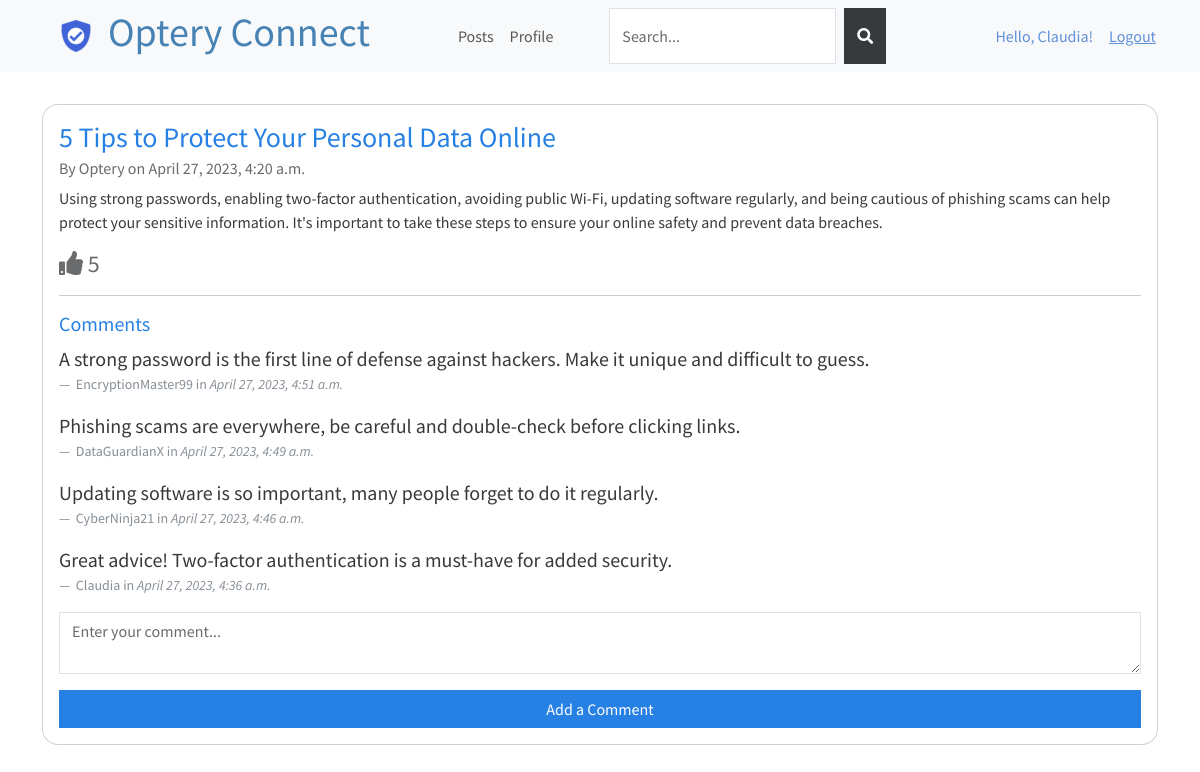
Page /social/posts/5/ (signed in) on the committed database.
### social/models.py (models this page shows, shortened)
class Post(models.Model):
    title = models.CharField(max_length=200)
    content = models.TextField()
    date_posted = models.DateTimeField(auto_now_add=True)
    author = models.ForeignKey(User, on_delete=models.CASCADE)

class Comment(models.Model):
    post = models.ForeignKey(Post, on_delete=models.CASCADE)
    user = models.ForeignKey(User, on_delete=models.CASCADE)
    content = models.TextField()
    date_posted = models.DateTimeField(auto_now_add=True)

### social/views.py (the view)
# urls.py: path('posts/<int:post_id>/', post_detail, name='post_detail'),
@login_required
def post_detail(request, post_id):
    post = get_object_or_404(Post, pk=post_id)
    comments = post.comment_set.all().order_by('-date_posted')
    num_likes = post.likes.count()
    data = {'post': post, 'comments': comments, 'num_likes': num_likes}
    return render(request, 'social/post_detail.html', data)

### templates/social/post_detail.html (shortened to what this page needs)
{% extends 'base.html' %}
{% block content %}
<div class="post_detail" style="padding-top: 2rem;">
    <div class="card">
        <div class="card-body">
            <h3 class="card-title text-primary">{{ post.title }}</h3>
            <h6 class="card-subtitle mb-2 text-muted">By {{ post.author.username }} on {{ post.date_posted }}</h6>
            <p class="card-text">{{ post.content }}</p>
            <h4 id="likes-count-{{ post.id }}" class="text-muted">
                <i class="fa fa-thumbs-up"></i>
                {{ num_likes }}
            </h4>
            <hr>
            <h5 class="text-primary">Comments</h5>
            <div class="comments" id="comment_list">
                {% include 'partials/_comment_list.html' %}
            </div>
            <div class="add-comment">
                <form id="comment-form">
                    <div class="form-group">
                        <textarea class="form-control" id="comment-textarea" name="comment"
                            placeholder="Enter your comment..."></textarea>
                    </div>
                    <button type="submit" class="btn btn-primary" hx-post="{% url 'social:add_comment' post.id %}"
                        hx-target="#comment_list">Add a Comment</button>
                </form>
            </div>
        </div>
    </div>
</div>
{% endblock %}

### templates/partials/_navbar.html (shortened to what this page needs)
{% load static %}
<nav class="navbar navbar-expand-lg navbar-light bg-light">
    <div class="container-fluid">
        {% if user.is_authenticated %}
        <a href="{% url 'social:posts' %}"><img src="{% static 'img/logo.png' %}"
                style="padding-right:1rem; padding-left:3rem"></a>
        {% else %}
        <a href="{% url 'accounts:index' %}"><img src="{% static 'img/logo.png' %}"
                style="padding-right:1rem; padding-left:3rem"></a>
        {% endif %}
        <div class="collapse navbar-collapse" id="navbarNavAltMarkup">
            <div class="navbar-nav">
                <h1 style="padding-right: 5rem;color: steelblue;">Optery Connect</h1>
                {% if user.is_authenticated %}
                <li class="nav-item">
                    <a class="nav-item nav-link" href="{% url 'social:posts' %}">Posts</a>
                </li>
                <li class="nav-item">
                    <a class="nav-item nav-link" href="{% url 'accounts:user_profile' request.user %}">Profile</a>
                </li>
                <form class="d-flex" method="get" action="{% url 'social:search' %}" style="margin-left: 3rem;">
                    <input class="form-control me-sm-2" type="search" name="q" placeholder="Search...">
                    <button class="btn btn-secondary my-2 my-sm-0" type="submit"><i class="fa fa-search"></i></button>
                </form>
                {% endif %}
            </div>
        </div>
        {% if user.is_authenticated %}
        <span class="hello-msg">Hello, {{request.user}}!</span>
        <span><a class="hello-msg m2" href="{% url 'accounts:logout' %}">Logout</a></span>
        {% endif %}
    </div>
</nav>

### templates/partials/_comment_list.html (shortened to what this page needs)
{% for comment in comments %}
<figure>
    <blockquote class="blockquote">
        <p class="mb-0">{{ comment.content }}</p>
    </blockquote>
    <figcaption class="blockquote-footer">
        {{ comment.user.username }} in <cite title="Source Title">{{ comment.date_posted }}</cite>
    </figcaption>
</figure>
{% empty %}
<p class="text-muted">No comments yet.</p>
{% endfor %}

### static/css/main.css (style rules this page uses)
.form-group { padding-bottom: 1rem; }
.btn-primary { width: 100%; }
.hello-msg { display: flex; color: #5F90DA; margin-right: 1rem; }
.m2 { padding-right: 1rem; }
.nav-item { display: flex; align-items: center; }
.d-flex { margin-left: 3rem; }
.card { border-radius: 1rem; margin-bottom: 1rem; }

### rows in the picture
Post: title "5 Tips to Protect Your Personal Data Online", author.username "Optery", date_posted "April 27, 2023, 4:20 a.m.", content "Using strong passwords, enabling two-factor authentication, avoiding public Wi-Fi, updating software regularly, and being cautious of phishing scams can help protect your sensitive information. It's important to take these steps to ensure your online safety and prevent data breaches."
Comment: content "A strong password is the first line of defense against hackers. Make it unique and difficult to guess.", user.username "EncryptionMaster99", date_posted "April 27, 2023, 4:51 a.m."
Comment: content "Phishing scams are everywhere, be careful and double-check before clicking links.", user.username "DataGuardianX", date_posted "April 27, 2023, 4:49 a.m."
Comment: content "Updating software is so important, many people forget to do it regularly.", user.username "CyberNinja21", date_posted "April 27, 2023, 4:46 a.m."
Comment: content "Great advice! Two-factor authentication is a must-have for added security.", user.username "Claudia", date_posted "April 27, 2023, 4:36 a.m."

### other values in the picture
{{ request.user }} "Claudia"
{{ num_likes }} "5"
